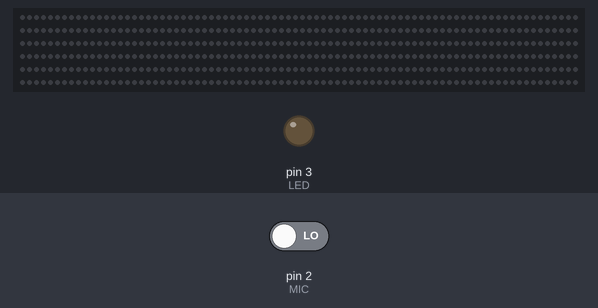
A sketch run on a simulated Arduino Uno, built with avr-gcc and run on an emulated ATmega328P. Shown: 480 RGB LEDs in strip order, left to right, continuing on the next row, output pins drawn as LEDs (lit = HIGH). The inputs (shaded band) are chosen by the test bench; at power-on: pin 2 (MIC) LOW. Dim RGB values are drawn brighter than linear; random numbers use the default seed unless the sketch sets one.

Above: at 1.2 s.
1.3 s: pin 2 (MIC) driven HIGH
At 2.1 s:
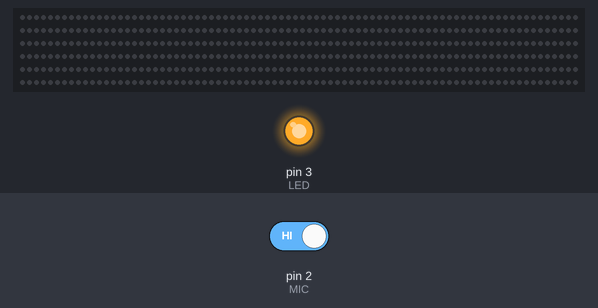
At 4.3 s:
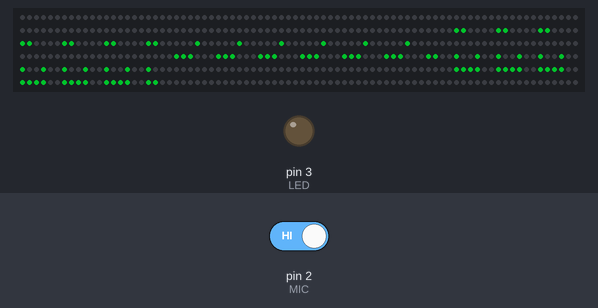
Timing chart, 0 to 9.9 s (numbered marks = the images above; inputs shaded):
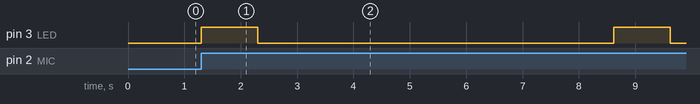

The sketch:

sketch_test_microfono2.ino
```cpp
#include <Adafruit_NeoPixel.h>

#define PIN_TIRA_LED 6
#define LED 3
#define CANT_PIXELS 480
#define MIC 2

Adafruit_NeoPixel matrix(CANT_PIXELS, PIN_TIRA_LED, NEO_GRB + NEO_KHZ800);

int offset = 6;
String PEDIR_TEXTO = "texto";

uint32_t colorTexto = matrix.Color(0, 90, 20);
boolean pedirTexto = true;
boolean noEstaMostrandoTexto = true;

void setup() {
  pinMode(MIC, INPUT);
  pinMode(LED, OUTPUT);
  Serial.begin(9600);
  matrix.begin();
}

void loop() {

    matrix.clear();

    //mostrarPatronLuminico();

    // Sensado de soplido
    int valorMicLeido = digitalRead(MIC);

    if(valorMicLeido == HIGH) {

      digitalWrite(LED, HIGH);
      delay(1000);
      digitalWrite(LED, LOW);

      matrix.clear();
    /*  Serial.println(PEDIR_TEXTO);
    }

    if(Serial.available() > 0) {
      noEstaMostrandoTexto = false;
      char bufer[150];
      int leido = Serial.readBytesUntil('|', bufer, 150);
    */int leido = 10;

      char poesia[leido+1];
      for(int i=0; i<leido; i++) {
        poesia[i] = 'a';
      }
      poesia[leido+1] = '\0';

      scroll(poesia);
    }


}

void mostrarPatronLuminico() {

 uint32_t colorLed;

  int led1APrender = random(0,CANT_PIXELS);
  colorLed = obtenerColorRandom();
  matrix.setPixelColor(led1APrender, colorLed);
  matrix.show();

  int led2APrender = random(0,CANT_PIXELS);
  colorLed = obtenerColorRandom();
  matrix.setPixelColor(led2APrender, colorLed);

  int led3APrender = random(0,CANT_PIXELS);
  colorLed = obtenerColorRandom();
  matrix.setPixelColor(led3APrender, colorLed);

  int led4APrender = random(0,CANT_PIXELS);
  colorLed = obtenerColorRandom();
  matrix.setPixelColor(led4APrender, colorLed);

  int led5APrender = random(0,CANT_PIXELS);
  colorLed = obtenerColorRandom();
  matrix.setPixelColor(led5APrender, colorLed);

  matrix.show();
  colorTexto = colorLed;
  delay(200);

}

uint32_t obtenerColorRandom() {
  uint32_t colorLed;
  switch(random(1,3)) {
    case 1:
      // Magenta
      colorLed = matrix.Color(random(50,200), 0, random(10,100));
      break;
    case 2:
     // Naranja
      colorLed = matrix.Color(random(200,255), random(50,100), 0);
      break;
  }

  return colorLed;
}


void dibujarA(int offset) {
    prenderPixel(1,2, offset, colorTexto);
    prenderPixel(2,2, offset, colorTexto);
    prenderPixel(3,3, offset, colorTexto);
    prenderPixel(1,4, offset, colorTexto);
    prenderPixel(2,4, offset, colorTexto);
    prenderPixel(3,4, offset, colorTexto);
    prenderPixel(0,5, offset, colorTexto);
    prenderPixel(3,5, offset, colorTexto);
    prenderPixel(1,6, offset, colorTexto);
    prenderPixel(2,6, offset, colorTexto);
    prenderPixel(3,6, offset, colorTexto);
    prenderPixel(4,6, offset, colorTexto);
}

void dibujarH(int offset) {
    prenderPixel(0, 0, offset, colorTexto);
    prenderPixel(0, 1, offset, colorTexto);
    prenderPixel(0, 2, offset, colorTexto);
    prenderPixel(2, 2, offset, colorTexto);
    prenderPixel(3, 2, offset, colorTexto);
    prenderPixel(0, 3, offset, colorTexto);
    prenderPixel(1, 3, offset, colorTexto);
    prenderPixel(4, 3, offset, colorTexto);
    prenderPixel(0, 4, offset, colorTexto);
    prenderPixel(4, 4, offset, colorTexto);
    prenderPixel(0, 5, offset, colorTexto);
    prenderPixel(4, 5, offset, colorTexto);
    prenderPixel(0, 6, offset, colorTexto);
    prenderPixel(4, 6, offset, colorTexto);
}


void dibujarO(int offset) {
    prenderPixel(1,2, offset, colorTexto);
    prenderPixel(2,2, offset, colorTexto);
    prenderPixel(3,2, offset, colorTexto);
    prenderPixel(0,3, offset, colorTexto);
    prenderPixel(4,3, offset, colorTexto);
    prenderPixel(0,4, offset, colorTexto);
    prenderPixel(4,4, offset, colorTexto);
    prenderPixel(0,5, offset, colorTexto);
    prenderPixel(4,5, offset, colorTexto);
    prenderPixel(1,6, offset, colorTexto);
    prenderPixel(2,6, offset, colorTexto);
    prenderPixel(3,6, offset, colorTexto);
}


void dibujarL(int offset) {
    prenderPixel(1,0, offset, colorTexto);
    prenderPixel(2,0, offset, colorTexto);
    prenderPixel(2,1, offset, colorTexto);
    prenderPixel(2,2, offset, colorTexto);
    prenderPixel(2,3, offset, colorTexto);
    prenderPixel(2,4, offset, colorTexto);
    prenderPixel(2,5, offset, colorTexto);
    prenderPixel(2,6, offset, colorTexto);
    prenderPixel(1,6, offset, colorTexto);
    prenderPixel(3,6, offset, colorTexto);
}

void prenderPixel(int x, int y, int offset, uint32_t colorTexto) {

  if(x+offset <= 59 && x+offset >= 0) {
    matrix.setPixelColor(obtenerPixel(x+offset,y), colorTexto);
  }

}

int obtenerPixel(int x, int y) {

  if(y % 2 > 0) {
    return (60*y+59)-x;
  }

  return y*60 + x;
}

void mostrarTexto(char* texto, int nuevoOffset, int longitudTexto) {

  for(int i=0; i<longitudTexto; i++) {
    char letra = texto[i];
    switch(letra) {
      case 'a':
        dibujarA(nuevoOffset+offset*i);
        break;
      case 'h':
        dibujarH(nuevoOffset+offset*i);
        break;
      case 'o':
       dibujarO(nuevoOffset+offset*i);
       break;
      case 'l':
       dibujarL(nuevoOffset+offset*i);
       break;
    }
  }

  matrix.show();
  delay(30);
  matrix.clear();

}

void scroll(char texto[]) {

  int longitudTexto = strlen(texto);
  int nuevoOffset = 60;
  int i = 0;

  while(true) {

    mostrarTexto(texto, nuevoOffset, longitudTexto);

    int yaMostreTodasLasLetras = nuevoOffset+offset*(longitudTexto-1);

    if(yaMostreTodasLasLetras < 0) {
      matrix.show();
      break;
    }

    nuevoOffset--;
  }

}
```

Measured:
- after the input at 1.3 s, pin 3 (LED): alternates HIGH for 1.0 s and LOW for 6.3 s, starting at once
